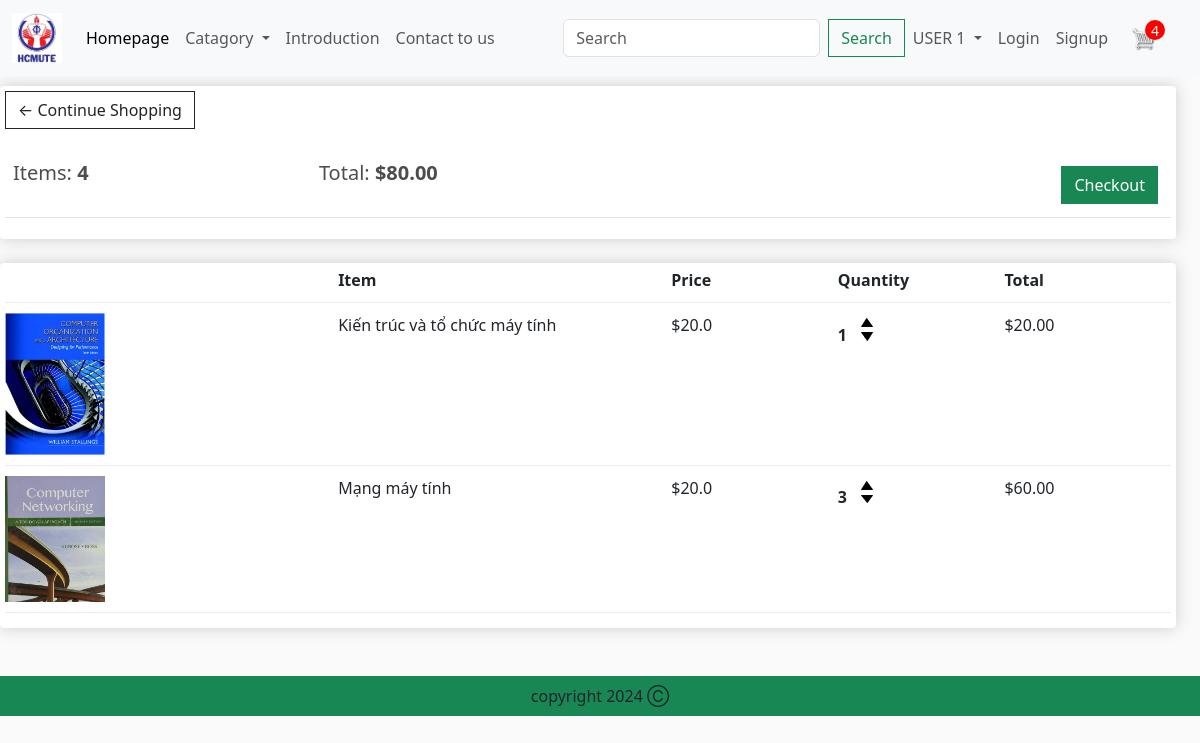
The app's page /cart/ (signed in) with its own data.
### app/models.py (models this page shows, shortened)
class Order(models.Model):      # Thông tin của một đơn hàng trong cơ sở dữ liệu
    customer = models.ForeignKey(Customer, on_delete=models.SET_NULL, blank= True, null=True)   # Định nghĩa một trường customer dạng khóa ngoại (foreign key) đến model Customer. Trường này lưu thông tin về khách hàng của đơn hàng
    date_order = models.DateTimeField(auto_now_add=True)                                        # Định nghĩa một trường date_order dạng thời gian và ngày, tự động được thiết lập khi đơn hàng được tạo (auto_now_add=True)
    complete = models.BooleanField(default=False, null=True, blank=False)                       # Định nghĩa một trường complete dạng boolean, chỉ ra liệu đơn hàng đã hoàn thành chưa
    transaction_id = models.CharField(max_length=200, null=True)                                # Định nghĩa một trường transaction_id dạng ký tự với độ dài tối đa là 200 ký tự. Trường này lưu mã giao dịch của đơn hàng
    @property   # Đây là một decorator của Python cho phép đánh dấu một phương thức để nó có thể được truy cập như một thuộc tính
    def get_cart_items(self):   # Hàm dùng để tính tổng số lượng các mục trong giỏ hàng của đơn hàng
        orderitems = self.orderitem_set.all()
        total = sum([item.quantity for item in orderitems])
        return total
    @property   # Đây là một decorator của Python cho phép đánh dấu một phương thức để nó có thể được truy cập như một thuộc tính
    def get_cart_total(self):   # Hàm dùng để tính tổng giá trị của các mục trong giỏ hàng của đơn hàng
        orderitems = self.orderitem_set.all()
        total = sum([item.get_total for item in orderitems])
        return total

class OrderItem(models.Model):      # Dùng để lưu trữ thông tin về các mục trong đơn hàng
    product = models.ForeignKey(Product, on_delete=models.SET_NULL, blank= True, null=True) # Định nghĩa một trường product dạng khóa ngoại đến model Product: Sản phẩm liên kết với mục đơn hàng, nếu sản phẩm được liên kết bị xóa, trường product sẽ được đặt thành NULL
    order = models.ForeignKey(Order, on_delete=models.SET_NULL, blank= True, null=True)     # Định nghĩa một trường order dạng khóa ngoại đến model Order: Đơn hàng chứa mục đơn hàng, nếu đơn hàng liên quan bị xóa, trường order sẽ được đặt thành NULL.
    quantity = models.IntegerField(default=0, null=True, blank=True)                        # Định nghĩa một trường quantity dạng số nguyên: Số lượng của sản phẩm trong mục đơn hàng
    date_added = models.DateTimeField(auto_now_add=True)                                    # Định nghĩa một trường date_added dạng thời gian và ngày, có thể tự động được thiết lập khi mục đơn hàng được tạo (auto_now_add=True)
    @property   # Đây là một decorator của Python cho phép đánh dấu một phương thức để nó có thể được truy cập như một thuộc tính
    def get_total(self):        # Hàm dùng để tính tổng giá trị của mục đơn hàng, bằng cách nhân giá của sản phẩm với số lượng của mục
        total = self.product.price * self.quantity
        return total            # trả về tổng giá trị

class Product(models.Model):        # Thông tin của một sản phẩm trong cơ sở dữ liệu
    name = models.CharField(max_length=200, null=True)                      # Định nghĩa một trường name dạng ký tự với độ dài tối đa là 200 ký tự. Trường này được sử dụng để lưu tên của sản phẩm.
    price = models.FloatField()                                             # Định nghĩa một trường price dạng số thực. Trường này được sử dụng để lưu giá của sản phẩm
    digital = models.BooleanField(default=False, null=True, blank=False)    # Định nghĩa một trường digital dạng boolean. Trường này chỉ ra liệu sản phẩm có phải là sản phẩm kỹ thuật số hay không (Thực tế ở đây muốn kiểm tra xem sách có ebook hay không)
    image = models.ImageField(null=True, blank=True)                        # Định nghĩa một trường image dạng ảnh. Trường này được sử dụng để lưu ảnh đại diện cho sản phẩm
    @property               # Đây là một decorator của Python cho phép đánh dấu một phương thức để nó có thể được truy cập như một thuộc tính
    def ImageURL(self):     # Định nghĩa phương thức ImageURL để trả về đường dẫn của ảnh của sản phẩm
        try:
            url = self.image.url
        except:
            url = ''
        return url

### app/views.py (the view)
# urls.py: path('cart/', views.cart, name='cart'),                         # trỏ đến views được gọi là cart
def cart(request):                                                          # Xử lí yêu cầu trong trang giỏ hàng của người dùng
    if request.user.is_authenticated:                                       # Kiểm tra xem người dùng đã đăng nhập hay chưa bằng cách sử dụng request.user.is_authenticated
        customer = request.user.customer                                    # Lấy thông tin khách hàng của người dùng từ cơ sở dữ liệu
        order, created = Order.objects.get_or_create(customer=customer, complete=False) # Lấy thông tin đơn hàng của người dùng từ cơ sở dữ liệu. Nếu không có đơn hàng nào tồn tại cho khách hàng này, tạo một đơn hàng mới
        items = order.orderitem_set.all()                                   # Lấy danh sách các mặt hàng trong đơn hàng của người dùng
        cartItems = order.get_cart_items                                    # Lấy số lượng các mặt hàng trong giỏ hàng, tính tổng số lượng các mặt hàng trong đơn hàng và lưu vào biến cartItems
    else:                                                                   # Nếu người dùng chưa đăng nhập, khởi tạo các giá trị mặc định cho các biến liên quan đến giỏ hàng
        items = []
        order = {'get_cart_items': 0, 'get_cart_total': 0}
        cartItems = order['get_cart_items']
    context={'items': items, 'order': order, 'cartItems': cartItems}        # Tạo một context chứa danh sách các mặt hàng trong giỏ hàng, thông tin đơn hàng và số lượng mặt hàng trong giỏ hàng
    return render(request, 'app/cart.html', context)                        # Trả về trang cart (cart.html) cùng với context

### app/templates/app/cart.html
{% extends 'app/base.html' %}
{% load static %}
{% block cart_content %}
<div class="row" style='width:100%'>
	<div class="col-lg-12">
		<div class="box-element">
			<a  class="btn btn-outline-dark" href="{% url 'home' %}">&#x2190; Continue Shopping</a>
			<br>
			<br>
			<table class="table">
				<tr>
					<th><h5>Items: <strong>{{order.get_cart_items}}</strong></h5></th>
					<th><h5>Total:<strong> ${{order.get_cart_total | floatformat:2}}</strong></h5></th>
					<th>
						<a  style="float:right; margin:5px;" class="btn btn-success" href="{% url 'checkout' %}">Checkout</a>
					</th>
				</tr>
			</table>
		</div>
		<br>
		<div class="box-element">
			<div class="cart-row">
				<div style="flex:2"></div>
				<div style="flex:2"><strong>Item</strong></div>
				<div style="flex:1"><strong>Price</strong></div>
				<div style="flex:1"><strong>Quantity</strong></div>
				<div style="flex:1"><strong>Total</strong></div>
			</div>
			{% for item in items %}
			<div class="cart-row">
				<div style="flex:2"><img class="row-image" src="{{item.product.ImageURL}}"></div>
				<div style="flex:2"><p>{{item.product.name}}</p></div>
				<div style="flex:1"><p>${{item.product.price}}</p></div>
				<div style="flex:1">
					<p class="quantity">{{item.quantity}}</p>
					<div class="quantity">
						<img data-product = {{item.product.id}} data-action = 'add' class="chg-quantity  update-cart" src="{% static  'app/images/arrow-up.png' %}">
						<img data-product = {{item.product.id}} data-action = 'remove' class="chg-quantity  update-cart" src="{% static  'app/images/arrow-down.png' %}">
					</div>
				</div>
				<div style="flex:1"><p>${{item.get_total | floatformat:2}}</p></div>
			</div>
			{% endfor %}
		</div>
	</div>
</div>
{% endblock cart_content %}

### app/static/app/css/main.css (style rules this page uses)
body { background-color: hsl(0, 0%, 98%); }
h1,h2,h3,h4,h5,h6 { color:hsl(0, 0%, 30%); }
.box-element { box-shadow:hsl(0, 0%, 80%) 0 0 16px; background-color: #fff; border-radius: 4px; padding: 5px; }
.col-lg-3, .col-lg-4, .col-lg-6, .col-lg-8, .col-lg-12 { margin-top: 10px; }
.btn { border-radius: 0; }
.row-image { width: 100px; }
.cart-row { display: flex; align-items: flex-stretch; padding-bottom: 10px; margin-bottom: 10px; border-bottom: 1px solid #ececec; }
.quantity { display: inline-block; font-weight: 700; padding-right:10px; }
.chg-quantity { width: 12px; cursor: pointer; display: block; margin-top: 5px; transition:.1s; }

### records on screen
Order: get_cart_items "4", get_cart_total "80.00"
OrderItem: product.ImageURL (picture), product.name "Kiến trúc và tổ chức máy tính", product.price "20.0", quantity "1", get_total "20.00"
OrderItem: product.ImageURL (picture), product.name "Mạng máy tính", product.price "20.0", quantity "3", get_total "60.00"

### other values on screen
{{ cartItems }} "4"
